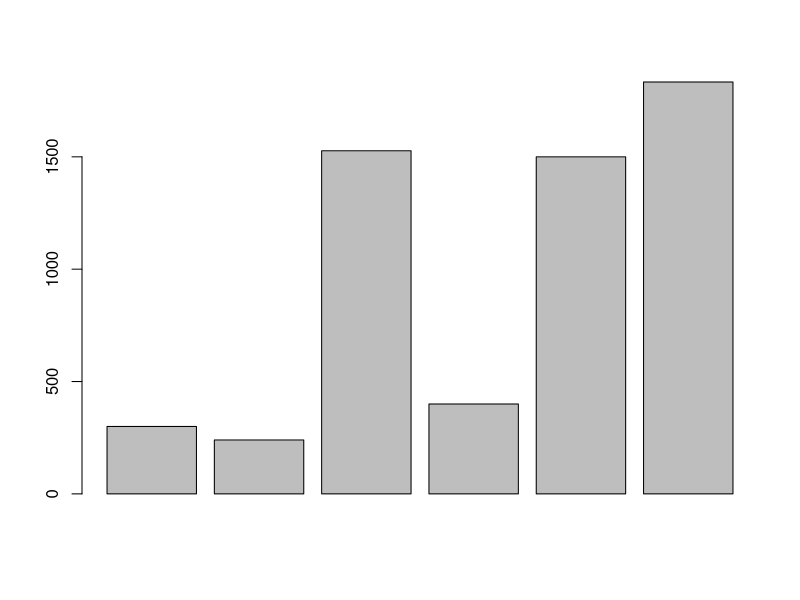
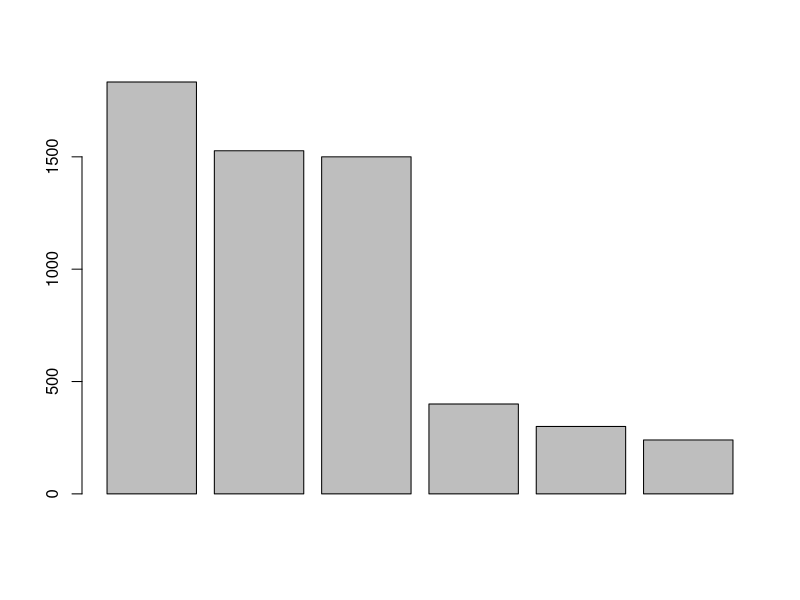
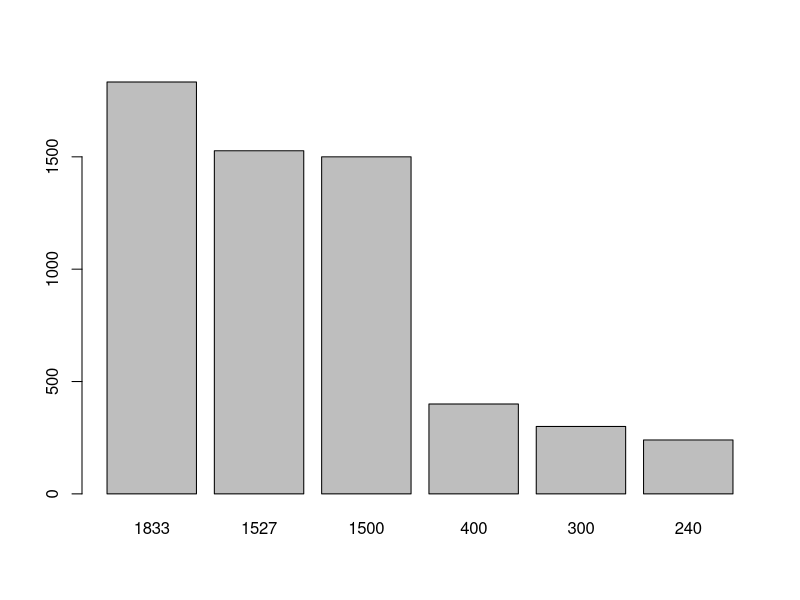

Generate these figures, in order, with R:
# Tania Isela Sarmiento Muñoz
# 06/01/2025
# Matr: 1503831
# Laboratorio 1

# Parte 1  ----------------------------------------------------------------

#Gastos totales
300 + 240 + 1527 + 400 + 1500 + 1833

celular <- 300
celular
transporte <- 240
transporte
comestibles <- 1527
comestibles
gimnasio <- 400
gimnasio
alquiler <- 1500
alquiler
otros <- 1833
otros
gastos <- celular + transporte + comestibles + gimnasio + alquiler + otros
gastos #5800
semestre <- gastos * 5
semestre #29000
anual <- gastos * 10
anual #58000


# Funciones ---------------------------------------------------------------

#Valor absoluto 
abs(10) #10
abs(-4) #4

#Raíz cuadrada
sqrt(9) #3

#Logáritmo natural
log(2) #0.6931472


# Comentarios -------------------------------------------------------------

#práctica de colocar comentario
#se puede combinar con operaciones
4 + 5 #el resultado es 9


# Distinción mayúsculas y minúsculas --------------------------------------

celular <- 300
Celular <- -300
CELULAR <- 8000

celular + Celular #0

CELULAR - celular #7700


# Obtener ayuda -----------------------------------------------------------

#Documentación acerca de la función abs
help(abs)
?abs

#Documentación acerca de la función mean
help (mean)
?mean

#buscar absolute 
help.search("absolute")

#Alternativamente
??absolute

# Autoevaluación ----------------------------------------------------------

gastos <- c(celular, transporte, comestibles, gimnasio, alquiler, otros)
gastos

barplot (gastos)

sort(gastos)

decreciente <- sort.default(gastos, decreasing = TRUE)
decreciente

barplot(decreciente)

barplot(decreciente, width = 1, names.arg = decreciente)


# Parte 2 -----------------------------------------------------------------

# **Problema 1**

# Identificación del tipo de variable (cualitativa o cuantitativa)

## Nombre de estudiante. *Cualitativa nominal* 
## Fecha de nacimiento. *Cualitativa ordinal*
## Edad (en años). *Cuantitativa discreta*
## Dirección de casa. *Cualitativa simple*
## Número de télefono. *Cualitativa nominal*
## Área principal de estudio. *Cuantitativa continua*
## Grado de año universitario: primer año, segundo año, tercer año, último año.* Cualitativa ordinal*
## Puntaje en la prueba de mitad de período (basado en 100 puntos posibles). *Cuantitativa continua*
## Calificación general: A, B, C, D, F. *Cualitativa ordinal*
## Tiempo (en minutos) para completar la prueba final de MCF 202.*Cuantitativa discreta*
## Numero de hermanos. *Cuantitativa discreta*

# **Problema 2**
# Ejemplos de variables cuantitativas: Biomasa (kg), Número de petalos de una flor, Altura de árboles (m), Precipitación media anual (mm). 
# Ejemplos de variables catégoricas: Rangos de pendientes (%), estado civil, calificaciones asignadas por letras, sexo, religión. 


# **Problema 3** 
# Los valores númericos asignados a formas electrónicas de expresar opiniones personales son variables cualitativas nominales, 
# ya que describe una caracteristica y no se puede medir con números, en este caso solamente se les asigno un número para describirlas.

# **Problema 4**
# Determinación de (1)los individuos de interés (el grupo o grupos que se están estudiando), (2) la (s) variable (s) 
# (la característica sobre la que recopilaríamo datos) y (3) si cada variable es categórico o cuantitativo.

## ¿Cuál es la cantidad promedio de horas que los estudiantes de universidades públicas trabajan cada semana?
### 1) Individuos de interés = Estudiantes de universidades públicas.
### 2) Variables = Cantidad promedio de horas que los estudiantes trabajan a la semana. 
### 3) Tipo de variable = Cuantitativa. 

## ¿Qué proporción de todos los estudiantes universitarios de México están inscritos en una universidad pública?
### 1) Individuos de interés = Estudiantes de universidades de México inscritos en una universidad pública.
### 2) Variables = Proporción de estudiantes universitarios de México están inscritos en una universidad pública, 
###    con respecto al total de estudiante en México. 
### 3) Tipo de variable = Catégorica. 

## En los universidades públicas, ¿las estudiantes femeninas tienen un promedio de CENEVAL más alto que los estudiantes varones?
### 1) Individuos de interés = Estudiantes femeninas de universidades públicas y estudiantes varones de universidades públicas.
### 2) Variables = Promedio de calificación CENEVAL de estudiantes femeninas y Promedio de calificación de estudiantes varones. 
### 3) Tipo de variable = Cuantitativa. 

## ¿Es más probable que los atletas universitarios reciban asesoramiento académico que los atletas no universitarios?
### 1) Individuos de interés = Atletas universitarios y estudiantes no universitarios.
### 2) Variables = Si o no recibe asesoramiento académico. 
### 3) Tipo de variable = Catégorica. 

## Si reuniéramos datos para responder a las preguntas de la investigación anterior, ¿qué datos podrían analizarse mediante un histograma? 
## ¿Cómo lo sabes?.
### 1) Individuos de interés = Atletas universitarios y estudiantes no universitarios.
### 2) Variables = Cantidad de atletas universitarios que reciben asesoramiento, cantidad de atletas universitarios que no reciben asesoramiento, 
### cantidad de estudiante no universitarios que reciben asesoramiento y cantidad de estudiantes no universitarios que no reciben asesoramiento.
### 3) Tipo de variable = Cuantitativa. 

